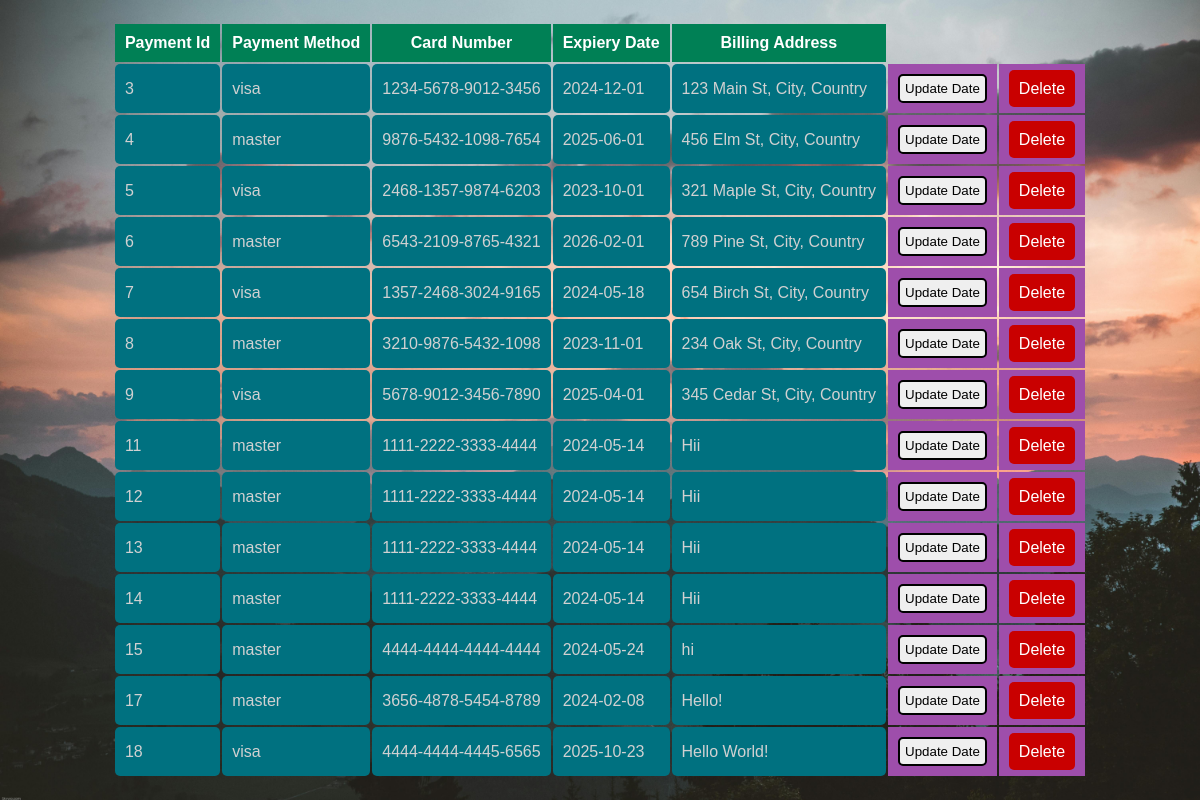
The app's page /payment-admin.php with its own data.
### tables this page shows
CREATE TABLE `payment` (
  `paymentId` int(3) NOT NULL,
  `paymentMethod` varchar(20) DEFAULT NULL,
  `cardNumber` varchar(19) DEFAULT NULL,
  `expireDate` date DEFAULT NULL,
  `billingAddress` varchar(100) DEFAULT NULL
);

### payment-admin.php (the view, shortened to what this page needs)
<html>
<head>
    <link rel="stylesheet" href="css/payment-admin.css?v=1.1">
</head>
<body>
    <section id="main-container">
    <?php
    include ("inc/connection.php");
    $getDetailsQuery = "SELECT * FROM payment";
    $result_1 = mysqli_query($conn, $getDetailsQuery);
    echo "<table>";
    echo "<tr id='table-heading'> <th>Payment Id</th> <th>Payment Method</th> <th>Card Number</th> <th>Expiery Date</th> <th> Billing Address </th>";
    while ($row_1 = mysqli_fetch_assoc($result_1)) {
        echo "<tr>";
        foreach ($row_1 as $key => $value) {
            echo "<td class = 'table-data'>";
            echo $value;
            echo "</td>";
        }
        echo "<td class='background-color'>";
        echo "<button class='change-expired-button' onclick='openPopup()'>Update Date</button>";
        echo "</td>";
        echo "<td class='background-color'>";
        echo "<a href='payment-delete.php?id=" . $row_1['paymentId'] . "'>Delete</a>";
        echo "</td>";
        echo "</tr>";
    }
    echo "</table>";
    ?>
    </section>
</body>
</html>

### payment-admin.css (style rules this page uses)
* { padding: 0px; margin: 0px; box-sizing: border-box; }
body { font-family: sans-serif; }
#main-container { width: 100%; height: 100vh; display: flex; flex-direction: column; align-items: center; justify-content: center; padding: 10px; background-image: url('admin-payment-background.jpg'); background-repeat: no-repeat; background-size: cover; }
table tr th, table tr td { padding: 10px; }
.table-data { background-color: rgb(0, 113, 128); border: none; border-radius: 5px; }
table tr td { color: #d1d1d1; }
#table-heading { background-color: rgb(0, 128, 85); }
table tr th { color: #ffffff; }
.background-color { background-color: rgb(158, 78, 171); }
table tr td a { text-decoration: none; color: #ffffff; background-color: #c90000; padding: 10px; border: none; border-radius: 5px; }
.change-expired-button { padding: 5px; border-radius: 5px; border-style: solid; cursor: pointer; }

### records on screen
payment: paymentId "3", paymentMethod "visa", cardNumber "1234-5678-9012-3456", expireDate "2024-12-01", billingAddress "123 Main St, City, Country"
payment: paymentId "4", paymentMethod "master", cardNumber "9876-5432-1098-7654", expireDate "2025-06-01", billingAddress "456 Elm St, City, Country"
payment: paymentId "5", paymentMethod "visa", cardNumber "2468-1357-9874-6203", expireDate "2023-10-01", billingAddress "321 Maple St, City, Country"
payment: paymentId "6", paymentMethod "master", cardNumber "6543-2109-8765-4321", expireDate "2026-02-01", billingAddress "789 Pine St, City, Country"
payment: paymentId "7", paymentMethod "visa", cardNumber "1357-2468-3024-9165", expireDate "2024-05-18", billingAddress "654 Birch St, City, Country"
payment: paymentId "8", paymentMethod "master", cardNumber "3210-9876-5432-1098", expireDate "2023-11-01", billingAddress "234 Oak St, City, Country"
payment: paymentId "9", paymentMethod "visa", cardNumber "5678-9012-3456-7890", expireDate "2025-04-01", billingAddress "345 Cedar St, City, Country"
payment: paymentId "11", paymentMethod "master", cardNumber "1111-2222-3333-4444", expireDate "2024-05-14", billingAddress "Hii"
payment: paymentId "12", paymentMethod "master", cardNumber "1111-2222-3333-4444", expireDate "2024-05-14", billingAddress "Hii"
payment: paymentId "13", paymentMethod "master", cardNumber "1111-2222-3333-4444", expireDate "2024-05-14", billingAddress "Hii"
payment: paymentId "14", paymentMethod "master", cardNumber "1111-2222-3333-4444", expireDate "2024-05-14", billingAddress "Hii"
payment: paymentId "15", paymentMethod "master", cardNumber "4444-4444-4444-4444", expireDate "2024-05-24", billingAddress "hi"
payment: paymentId "17", paymentMethod "master", cardNumber "3656-4878-5454-8789", expireDate "2024-02-08", billingAddress "Hello!"
payment: paymentId "18", paymentMethod "visa", cardNumber "4444-4444-4445-6565", expireDate "2025-10-23", billingAddress "Hello World!"
